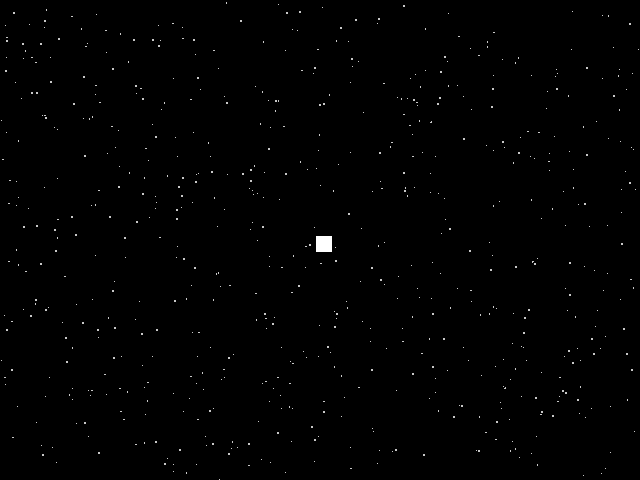
Frame 1 (no input)
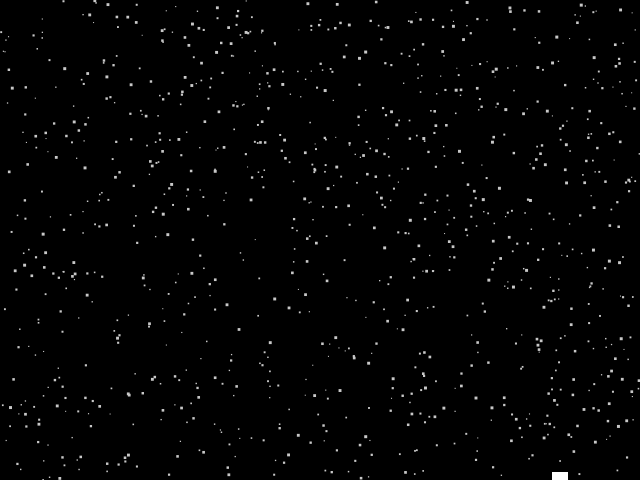
Frame 60 (the mouse pressed at the canvas centre just before this capture)
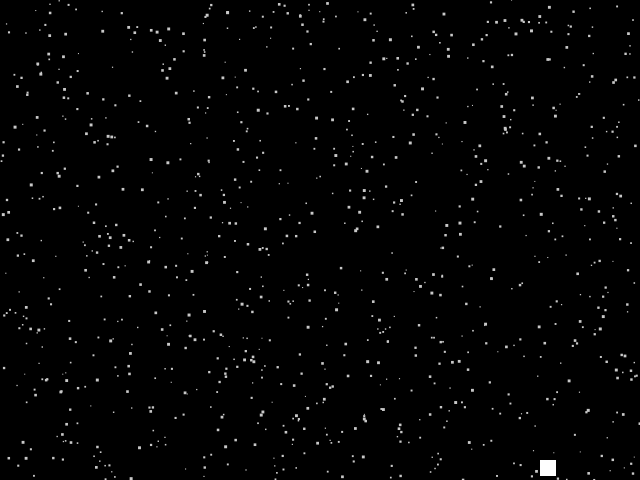
Frame 120 (the mouse held since frame 60 and released just before this capture)

The Processing sketch that drew these frames (run headless with seeded random() and noise(); from frame 60 on, the mouse is pressed at the canvas centre):

// Processing sketch: exercise02
// ── exercise02.pde
//variables for the backgroud with static
color backgroundColor = color(0);
int numStatic = 1000;
int staticSizeMin = 1;
int staticSizeMax = 3;
color staticColor = color(200);
float randomNumber1 = random(255); //CHANGED added 3 new ranom numbers to be able to modify
float randomNumber2 = random(255); //the paddle colour everytime you click your mouse
float randomNumber3 = random(255);

//variables for the paddle (position x and y, speed x, colour)
int paddleX;
int paddleY;
int paddleVX;
int paddleSpeed = 10;
int paddleWidth = 128;
int paddleHeight = 16;
color paddleColor = color(255);

//variables for the ball (position x and y,speed x and y, colour)
int ballX;
int ballY;
float ballVX;
float ballVY;
float ballSpeed = random(2,12); //CHANGED The speed of the ball will be randomily generated instead of constant
int ballSize = 16;
color ballColor = color(255);

//the setup() method
void setup() {
  size(640, 480); //size of the window

  setupPaddle(); //calling setupPaddle() method
  setupBall(); //calling setupBall() method
}

//setupPaddle() method
//gives us the dimensions and speed of the paddle
void setupPaddle() {
  paddleX = width/2; //position of the paddle in x depends on its center
  paddleY = height - paddleHeight; //position of the paddle in y starts from the bottom side
  paddleVX = 0; //paddle velocity
}

//setupBall() method
//gives us the dimensions and speed of the ball
void setupBall() {
  ballX = width/2; //position of the ball in x depends on its center
  ballY = height/2; //position of the ball in y depends on its center
  ballVX = ballSpeed; //ball velocity in x
  ballVY = ballSpeed; //ball velocity in y
}

//draw() method
void draw() {
  background(backgroundColor); //include background first

  drawStatic(); //calling drawStatic() method

  updatePaddle(); //calling updatePaddle() method
  updateBall(); //calling updateBall(0) method

  drawPaddle(); //calling drawPaddle() method
  drawBall(); //calling drawBall() method
}

//drawStatic(0) method
//gives us the behaviour for the static that will be present with the background
void drawStatic() {
  for (int i = 0; i < numStatic; i++) { //loop from 0 to 999
    float x = random(0, width); //random location in x
    float y = random(0, height); //random location in y
    float staticSize = random(staticSizeMin, staticSizeMax); //random size
    fill(staticColor); //greyish colour
    rect(x, y, staticSize, staticSize); //draw the many rectangles to produce static effect
  }
}

//updatePaddle()
//gives us the behaviour of the paddle
void updatePaddle() {
  paddleX += paddleVX;  //give paddle movement
  paddleX = constrain(paddleX, 0+paddleWidth/2, width-paddleWidth/2); //paddle position cannot exceed the limits of the center position
}

//updateBall()
//gives us the behaviour of the ball
void updateBall() {
  //give ball movement
  ballX += ballVX;
  ballY += ballVY;

  handleBallHitPaddle(); //calling handleBallHitPaddle()
  handleBallHitWall(); //calling handleBallHitWall()
  handleBallOffBottom(); //calling handleBallOffBottom()
}

//drawPaddle() method
//displays the shape representing the paddle
void drawPaddle() {
  rectMode(CORNER); //CHANGED
  noStroke();
  for(int i = 0; i == paddleWidth; i+=4){ //CHANGED for loop to make a rainbow paddle
      paddleColor = color(randomNumber1,randomNumber2,randomNumber3); //produces random colors for the paddle
      fill(paddleColor);
      rect(i, 16, 4, paddleHeight);
  }
}
void handleBallOffScreen(){
  
  
  
}

//drawBall() method
//displays the shape representing the ball
void drawBall() {
  rectMode(CENTER); 
  noStroke();
  fill(ballColor);
  rect(ballX, ballY, ballSize, ballSize);
}

//handleBallHitPaddle() method
//behaviour if the ball hits the paddle
void handleBallHitPaddle() {
  if (ballOverlapsPaddle()) {
    ballY = paddleY - paddleHeight/2 - ballSize/2; //when ball touches paddle, the ball will move in the Y direction at opposit speed
    ballSpeed = random(2,12); //CHANGED each time ball hits paddle, speed randomizes in X and Y
    ballVY = ballSpeed;
    ballVX = ballSpeed; //HOW THE DOES THIS WORK
    ballVY = -ballVY;
    
    
  }
}

boolean ballOverlapsPaddle() { //calling ballOverlapsPaddle() method
  if (ballX - ballSize/2 > paddleX - paddleWidth/2 && ballX + ballSize/2 < paddleX + paddleWidth/2) { //makes sure that the contact between the paddle and the ball is distiguished by their edges
    if (ballY > paddleY - paddleHeight/2) {
      return true;
    }
  }
  return false;
}

//handleBallOffBottom()
//ball behaviour if it hits the bottom of the window
void handleBallOffBottom() {
  if (ballOffBottom()) { //if the ball touches the bottom of the screen, the ball will reset at the middle of the window screen
    ballX = width/2;
    ballY = height/2;
  }
}

boolean ballOffBottom() { //calling  ballOffBottom() method
  return (ballY - ballSize/2 > height);
}

//handleBallHitWall() method
//ball behaviour if it hits the sides of the window
void handleBallHitWall() {
  if (ballX - ballSize/2 < 0) { //if ball hits the wall, it will bouced back in the opposite direction withe the same speed in the X axis
    ballX = 0 + ballSize/2;
    ballVX = -ballVX;
  } else if (ballX + ballSize/2 > width) {
    ballX = width - ballSize/2;
    ballVX = -ballVX;
  }

  if (ballY - ballSize/2 < 0) { //if ball hits the wall, it will bouced back in the opposite direction with the same speed in the Y axis
    ballY = 0 + ballSize/2;
    ballVY = -ballVY;
  }
}

//keyPressed() method
//when the left and right keys are pressed, the paddle will move to the right ow the left 
void keyPressed() {
  if (keyCode == LEFT) { //if key is pressed to the left, the paddle will move at negative speed in the X axis
    paddleVX = -paddleSpeed;
  } else if (keyCode == RIGHT) { //if key is pressed to the left, the paddle will move at positive speed in the X axis
    paddleVX = paddleSpeed;
  }
}

//keyReleased() method
//if the keys are released the paddle will cease to move
void keyReleased() {
  if (keyCode == LEFT && paddleVX < 0) {
    paddleVX = 0;
  } else if (keyCode == RIGHT && paddleVX > 0) {
    paddleVX = 0;
  }
}
